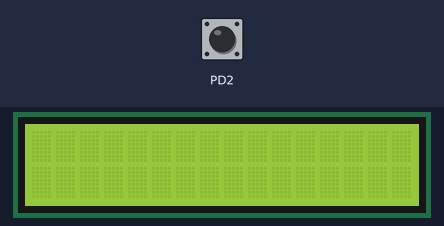
A program run on a simulated ATmega32, built with avr-gcc and emulated at 16 MHz. Parts: 16×2 character LCD. Wiring (inferred from the names in the program): character LCD (HD44780): RS PB1; R/W PB3; E PB2; data PA0, PA1, PA2, PA3, PA4, PA5, PA6, PA7. The inputs (shaded band) are chosen by the test bench; at power-on: PD2 LOW.

Above: at 1.2 s.
1.3 s: PD2 driven HIGH
At 2.5 s:
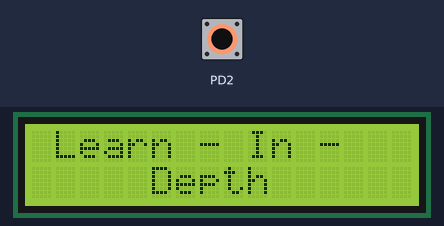
2.8 s: PD2 pulsed LOW 2 times (0.12 s each, 0.3 s apart)
At 3.4 s:
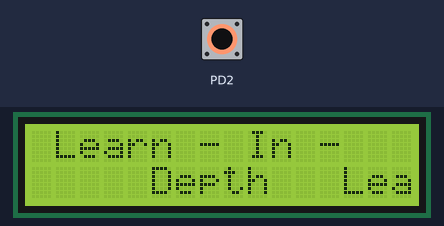
Timing chart, 0 to 5.8 s (numbered marks = the images above; inputs shaded):
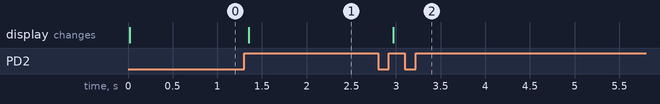

Measured:
- after the input at 1.3 s, the display: changes after 0.05 s (image 1)
- after the input at 2.8 s, the display: changes after 0.17 s (image 2)

The program:

main.c
```c
/*
 * main_app
 *
 * Created: 30/08/2022
 * Author: Salama mohamed
 */


#include "GPIO_Driver.h"
#include "EXTI_Driver.h"
#include "LCD.h"

int flag =1;

void GPIO_init (void)
{
	GPIO_Pinconfig_t config ;

	config.GPIO_MODE =  GPIO_MODE_OUTPUT ;
	config.pinNumber = GPIO_PIN_6 ;
	MCAL_GPIO_Init( GPIOB , & config ) ;
}

void EXTI_0 (void)
{
	flag=1;
	LCD_String(" Learn - In -  ");
	LCD_cmd( Jump_to_second_line );
	LCD_String("    Depth  ");
	_delay_ms(1000);
}

void EXTI_init (void)
{
		EXTI_PinConfig_t Config;
		Config.EXTI_Number = EXTI_INT0 ;
		Config.Trigger_case = EXTI_Trigger_Falling;
		Config.P_IRQ_CALL = EXTI_0;
		Config.EXTI_EN = EXTI_IRQ_Enable ;
		MCAL_EXTI_GPIO_Init(&Config);
}


int main(void)
{


    LCD_init() ;
	EXTI_init();
    while (1)
    {

		if(flag==1)
		{
			lcd_Clear();
			flag=0;
		}
    }
}
```

EXTI_Driver.c
```c
/*
 * EXTI_Driver.c
 *
 * Created: 30/08/2022
 * Author: Salama mohamed
 */

#include "EXTI_Driver.h"
/*
 * ===============================================================
 *
 *                      Generic Variable
 *
 * ===============================================================
 */

void (*GP_IRQ_CALL[3])(void);

//=========================================================================================


/*
 * ===============================================================
 *
 *                      Generic Macro
 *
 * ===============================================================
 */


//==========================================================================================


/*
 * ===============================================================
 *
 *                      Generic Function
 *
 * ===============================================================
 */


//====================================================================================================


/*
 * ===============================================================
 *
 *                      API Function Definitions
 *
 * ===============================================================
 */


/**================================================================
* @Fn				-MCAL_EXTI_GPIO_Init
* @brief		  	-Initializes the EXTI [0-3] according to the specified parameters in the EXTI_Config
* 					 @ ref  EXTI_Define And @ ref  EXTI_Trigger_Define Trigger and @ ref  EXTI_IRQ_Define to enable and disable
* @param [in] 		-EXTI_Config: configuration information for the specified EXTI from 0 to 2
* 					 take a pointer to function (this function calling at interrupt)
* @retval 			-none
* Note				-none
*/

void MCAL_EXTI_GPIO_Init(EXTI_PinConfig_t* EXTI_Config)
{
	GPIO_Pinconfig_t pin ;// used to set GPIO

	if ( EXTI_Config->EXTI_Number == EXTI_INT0 )
	{
		//1 GPIO INPUT PORTD PIN 2
		pin.pinNumber = GPIO_PIN_2 ;
		pin.GPIO_MODE = GPIO_MODE_INPUT_FLO ;
		MCAL_GPIO_Init(GPIOD , &pin ) ;

		// 2 Set Rising and Falling
		// Clear
		EXTI->MCUCR &=~(0X3) ;
		// set
		if( EXTI_Config->Trigger_case == EXTI_Trigger_Falling )
		{
			EXTI->MCUCR |= 0X3 ;
		}
		else if ( EXTI_Config->Trigger_case == EXTI_Trigger_Rising )
		{
			EXTI->MCUCR |= 0X2 ;
		}
		else
		{
			EXTI->MCUCR |= 0X1 ;
		}

		//3 IRQ Function Call
		GP_IRQ_CALL[EXTI_Config->EXTI_Number] = EXTI_Config->P_IRQ_CALL ;

		//4 Enable EXTI
		if( EXTI_Config->EXTI_EN == EXTI_IRQ_Enable)
		{
			EXTI_GLOBAL_Enable()	;
			EXTI_INT0_Enable()		;
		}
		else
		{
			EXTI_GLOBAL_Disable()	;
			EXTI_INT0_Disable()		;
		}

	}
	else if ( EXTI_Config->EXTI_Number == EXTI_INT1 )
	{
		//1 GPIO INPUT PORTD PIN 3
		pin.pinNumber = GPIO_PIN_3 ;
		pin.GPIO_MODE = GPIO_MODE_INPUT_FLO ;
		MCAL_GPIO_Init(GPIOD , &pin ) ;

		// 2 Set Rising and Falling
		// Clear
		EXTI->MCUCR &=~(0X3 << 2 ) ;
		// set
		if( EXTI_Config->Trigger_case == EXTI_Trigger_Falling )
		{
			EXTI->MCUCR |= ( 0X3 <<2 ) ;
		}
		else if ( EXTI_Config->Trigger_case == EXTI_Trigger_Rising )
		{
			EXTI->MCUCR |= ( 0X2 << 2 ) ;
		}
		else
		{
			EXTI->MCUCR |= ( 0X1 << 2 ) ;
		}

		//3 IRQ Function Call
		GP_IRQ_CALL[EXTI_Config->EXTI_Number] = EXTI_Config->P_IRQ_CALL ;

		//4 Enable EXTI
		if( EXTI_Config->EXTI_EN == EXTI_IRQ_Enable)
		{
			EXTI_GLOBAL_Enable()	;
			EXTI_INT1_Enable()		;
		}
		else
		{
			EXTI_GLOBAL_Disable()	;
			EXTI_INT1_Disable()		;
		}
	}
	else
	{
		//1 GPIO INPUT PORTB PIN 2
		pin.pinNumber = GPIO_PIN_2 ;
		pin.GPIO_MODE = GPIO_MODE_INPUT_FLO ;
		MCAL_GPIO_Init(GPIOB , &pin ) ;

		// 2 Set Rising and Falling
		// Clear
		EXTI->MCUCSR &=~( 1 << 6 ) ;
		// set
		if( EXTI_Config->Trigger_case == EXTI_Trigger_Falling )
		{
			EXTI->MCUCSR &=~( 1 << 6 ) ;
		}
		else if ( EXTI_Config->Trigger_case == EXTI_Trigger_Rising )
		{
			EXTI->MCUCSR |=( 1 << 6 ) ;
		}

		//3 IRQ Function Call
		GP_IRQ_CALL[EXTI_Config->EXTI_Number] = EXTI_Config->P_IRQ_CALL ;

		//4 Enable EXTI
		if( EXTI_Config->EXTI_EN == EXTI_IRQ_Enable)
		{
			EXTI_GLOBAL_Enable()	;
			EXTI_INT2_Enable()		;
		}
		else
		{
			EXTI_GLOBAL_Disable()	;
			EXTI_INT2_Disable()		;
		}

	}
}


/**================================================================
* @Fn				-MCAL_EXTI_GPIO_DeInit
* @brief		  	-Reset all the EXTI Register
* @retval 			-none
* Note				-none
*/

void MCAL_EXTI_GPIO_DeInit(void)
{
	EXTI_GLOBAL_Disable()		;
	EXTI->MCUCSR &=~( 1 << 6 )	;
	EXTI->MCUCR &=~( 0XF )		;
	EXTI_INT0_Disable()			;
	EXTI_INT1_Disable()			;
	EXTI_INT2_Disable()			;
}

//=========================================================================================================

/*
 * ===============================================================
 *
 *                      ISR Function Definitions
 *
 * ===============================================================
 */


void __vector_1 (void) __attribute__((signal));
void __vector_1 (void)
{
	//Call function
	GP_IRQ_CALL[0]();
}


void __vector_2 (void) __attribute__((signal));
void __vector_2 (void)
{
	//Call function
	GP_IRQ_CALL[1]();
}


void __vector_3 (void) __attribute__((signal));
void __vector_3 (void)
{
	//Call function
	GP_IRQ_CALL[2]();
}
```

Atmega32.h
```c
/*
 * Atmega32.h
 *
 * Created: 30/08/2022
 * Author: Salama mohamed
 */


#ifndef ATMEGA32_H_
#define ATMEGA32_H_

#define F_CPU 16000000UL
#include <util/delay.h>

//-----------------------------
//Includes
//-----------------------------
#include <stdint.h>
#include <stdlib.h>


//-----------------------------
//Base addresses for Memories
//-----------------------------

#define  GPIOA_Base				0X39

#define  GPIOB_Base				0X36

#define  GPIOC_Base				0X33

#define  GPIOD_Base			    0X30

#define  EXTI_Base				0X54

#define SREG					*((volatile uint8_t*)0X5F)  // Global Interrupt Enable (bit number 7 )

#define GICR					*((volatile uint8_t*)0X5B)  //  Interrupt Enable (bit number 7 and 6 and 5 )


//==============================================================================

//-*-*-*-*-*-*-*-*-*-*-*-
//Peripheral register:
//-*-*-*-*-*-*-*-*-*-*-*

typedef struct
{
	uint8_t  PIN   ;
	uint8_t  DDR   ;
	uint8_t  PORT  ;
}GPIO_TypeDef;


typedef struct
{
	uint8_t  MCUCSR   ;
	uint8_t  MCUCR    ;
}EXTI_TypeDef;

//===============================================================================

//-*-*-*-*-*-*-*-*-*-*-*-
//Peripheral Instants:
//-*-*-*-*-*-*-*-*-*-*-*

#define GPIOA		((GPIO_TypeDef*)GPIOA_Base)
#define GPIOB		((GPIO_TypeDef*)GPIOB_Base)
#define GPIOC		((GPIO_TypeDef*)GPIOC_Base)
#define GPIOD		((GPIO_TypeDef*)GPIOD_Base)

#define EXTI		((EXTI_TypeDef*)EXTI_Base)

//=========================================

//=====================================================================================================
//-*-*-*-*-*-*-*-*-*-*-*-
//EXTI Enable Macros:
//-*-*-*-*-*-*-*-*-*-*-*
#define EXTI_GLOBAL_Enable()							(SREG |=1<<7)
#define EXTI_INT1_Enable()								(GICR |=1<<7)
#define EXTI_INT0_Enable()								(GICR |=1<<6)
#define EXTI_INT2_Enable()								(GICR |=1<<5)

//-*-*-*-*-*-*-*-*-*-*-*-
//EXTI Disable Macros:
//-*-*-*-*-*-*-*-*-*-*-*
#define EXTI_GLOBAL_Disable()							(SREG &=~(1<<7))
#define EXTI_INT1_Disable()								(GICR &=~(1<<7))
#define EXTI_INT0_Disable()								(GICR &=~(1<<6))
#define EXTI_INT2_Disable()								(GICR &=~(1<<5))
//======================================================================================================

#endif /* ATMEGA32_H_ */
```

EXTI_Driver.h
```c
/*
 * EXTI_Driver.h
 *
 * Created: 30/08/2022
 * Author: Salama mohamed
 */


#ifndef EXTI_DRIVER_H_
#define EXTI_DRIVER_H_

#include "Atmega32.h"
#include "GPIO_Driver.h"


//-----------------------------
//User type definitions (structures)
//-----------------------------

typedef struct
{
	uint8_t 			EXTI_Number ;					  //specified the EXTI  Number--. (INT0 , INT1 , INT2 ).
													     //this parameter must be set based on  @ ref  EXTI_Define

	uint8_t				Trigger_case;  				   //specified Rising or Falling or Both Trigger  .
													  //this parameter must be set based on  @ ref  EXTI_Trigger_Define

	uint8_t				EXTI_EN;  				    //Enable or Disable EXTI_IRQ (EXTI MASK and EXTI Global) .
												   //this parameter must be set based on  @ ref  EXTI_IRQ_Define

	void (*P_IRQ_CALL)(void);                   // set the function which will be call at IRQ happen
}EXTI_PinConfig_t;

//==================================================================


//-----------------------------
//Macros Configuration References
//-----------------------------

//@ ref  EXTI_Define
#define EXTI_INT0								0
#define EXTI_INT1								1
#define EXTI_INT2								2


//@ ref  EXTI_Trigger_Define
/*
(INT2 Act as falling or rising only )
If ISC2 is written to zero, a
falling edge on INT2 activates the interrupt. If ISC2 is written to one, a rising edge on
INT2 activates the interrupt.
*/
#define EXTI_Trigger_Rising			  			0
#define EXTI_Trigger_Falling					1
#define EXTI_Trigger_Rising_and_Falling			2


//@ ref  EXTI_IRQ_Define
#define EXTI_IRQ_Disable			  			0
#define EXTI_IRQ_Enable					        1

//==========================================================================


/*
* ===============================================
* APIs Supported by "MCAL EXTI DRIVER"
* ===============================================
*/

void MCAL_EXTI_GPIO_Init(EXTI_PinConfig_t* EXTI_Config);
void MCAL_EXTI_GPIO_DeInit(void);
void MCAL_EXTI_GPIO_Update(EXTI_PinConfig_t* EXTI_Config);

//===============================================================================


#endif /* EXTI_DRIVER_H_ */
```

LCD.c
```c
/*
 * LCD.c
 *
 * Created: 30/08/2022
 * Author: Salama mohamedd
 */

#include "LCD.h"

#define _8_bit_mode

void LCD_init(void)
{
	GPIO_Pinconfig_t config ;

	// set port lcd_data as output
	config.GPIO_MODE =  GPIO_MODE_OUTPUT ;
	config.pinNumber = GPIO_PIN_0 ;
	MCAL_GPIO_Init( lcd_Data_Direction , & config ) ;

	config.GPIO_MODE =  GPIO_MODE_OUTPUT ;
	config.pinNumber = GPIO_PIN_1 ;
	MCAL_GPIO_Init( lcd_Data_Direction , & config ) ;

	config.GPIO_MODE =  GPIO_MODE_OUTPUT ;
	config.pinNumber = GPIO_PIN_2 ;
	MCAL_GPIO_Init( lcd_Data_Direction , & config ) ;

	config.GPIO_MODE =  GPIO_MODE_OUTPUT ;
	config.pinNumber = GPIO_PIN_3 ;
	MCAL_GPIO_Init( lcd_Data_Direction , & config ) ;

	config.GPIO_MODE =  GPIO_MODE_OUTPUT ;
	config.pinNumber = GPIO_PIN_4 ;
	MCAL_GPIO_Init( lcd_Data_Direction , & config ) ;

	config.GPIO_MODE =  GPIO_MODE_OUTPUT ;
	config.pinNumber = GPIO_PIN_5 ;
	MCAL_GPIO_Init( lcd_Data_Direction , & config ) ;

	config.GPIO_MODE =  GPIO_MODE_OUTPUT ;
	config.pinNumber = GPIO_PIN_6 ;
	MCAL_GPIO_Init( lcd_Data_Direction , & config ) ;

	config.GPIO_MODE =  GPIO_MODE_OUTPUT ;
	config.pinNumber = GPIO_PIN_7 ;
	MCAL_GPIO_Init( lcd_Data_Direction , & config ) ;

	// set en rs rw as outpit
	config.GPIO_MODE =  GPIO_MODE_OUTPUT ;
	config.pinNumber = en ;
	MCAL_GPIO_Init( lcd_control_Direction , & config ) ;

	config.GPIO_MODE =  GPIO_MODE_OUTPUT ;
	config.pinNumber = rs ;
	MCAL_GPIO_Init( lcd_control_Direction , & config ) ;

	config.GPIO_MODE =  GPIO_MODE_OUTPUT ;
	config.pinNumber = RW ;
	MCAL_GPIO_Init( lcd_control_Direction , & config ) ;

	_delay_ms(20);
#ifdef _8_bit_mode
	LCD_cmd(_2L_8b);                              // 2 line 5*7 matrix in 4-bit mode
	LCD_cmd(Display_on_Cursor_off);              // Display on cursor off
	LCD_cmd(Entry_Mode);                        // take cursor to next position "shift cursor to right"
	LCD_cmd(Clear_Display);                    // Clear display screen
	_delay_ms(2);
#endif
#ifdef _4_bit_mode
	LCD_cmd(0x02);                // send for 4 bit initialization of LCD "shift cursor to left"
	LCD_cmd(_2L_4b);                              // 2 line 5*7 matrix in 4-bit mode
	LCD_cmd(Entry_Mode);                        // take cursor to next position "shift cursor to right"
	LCD_cmd(beginning_of_the_first_line);
	LCD_cmd(Display_on_Cursor_blinking);              // Display on cursor off
	LCD_cmd(Clear_Display);                    // Clear display screen
	_delay_ms(2);
#endif
}

void LCD_cmd( unsigned char cmd )
{
#ifdef _8_bit_mode
	MCAL_GPIO_WritePort( lcd_Data_Port , cmd ) ;			           // send command
	MCAL_GPIO_WritePin( lcd_control_Port , rs , GPIO_PIN_RESET ) ;    // RS =0 Select commend register
	MCAL_GPIO_WritePin( lcd_control_Port , RW , GPIO_PIN_RESET ) ;   // R/W=0 i.e MODE Write
	MCAL_GPIO_WritePin( lcd_control_Port , en , GPIO_PIN_SET )   ;
	_delay_us(1);
	MCAL_GPIO_WritePin( lcd_control_Port , en , GPIO_PIN_RESET ) ;
	_delay_us(200);
#endif
#ifdef _4_bit_mode
	MCAL_GPIO_WritePort(lcd_Data_Port, (cmd & 0XF0));
	MCAL_GPIO_WritePin(lcd_control_Port,rs,GPIO_PIN_RESET);            // rs=0 i.e select command reg
	MCAL_GPIO_WritePin(lcd_control_Port,RW,GPIO_PIN_RESET);					 // R/W=0 i.e MODE Write
	MCAL_GPIO_WritePin(lcd_control_Port,en,GPIO_PIN_SET);					// give high pulse to enable pin
	_delay_us(1);
	MCAL_GPIO_WritePin(lcd_control_Port,en,GPIO_PIN_RESET);				 // give low pulse to enable pin
	_delay_us(200);
	MCAL_GPIO_WritePort(lcd_Data_Port, ( cmd & 0X0F) << 4);               //sending lower nibble of 8 bit
	MCAL_GPIO_WritePin(lcd_control_Port,rs,GPIO_PIN_RESET);            // rs=0 i.e select command reg
	MCAL_GPIO_WritePin(lcd_control_Port,RW,GPIO_PIN_RESET);					 // R/W=0 i.e MODE Write
	MCAL_GPIO_WritePin(lcd_control_Port,en,GPIO_PIN_SET);					// give high pulse to enable pin
	_delay_us(1);
	MCAL_GPIO_WritePin(lcd_control_Port,en,GPIO_PIN_RESET);				 // give low pulse to enable pin
	_delay_ms(2);
#endif
}

void lcd_Clear()
{
	LCD_cmd (0x01);                   // send hex 01 to Clear display
	_delay_ms(2);
	LCD_cmd(0x80);                   // send hex 80 to Force Cursor to beginning of 1st line
}

void GOTO_XY(unsigned char line , unsigned char posision)
{
	if (line==0)
	{
		if(posision>=0 && posision<16)
			LCD_cmd(0X80+posision);
	}
	else if (line==1)
	{
		if(posision>=0 && posision<16)
			LCD_cmd(0XC0+posision);
	}
}

void LCD_Character( unsigned char character )
{
#ifdef _8_bit_mode
	MCAL_GPIO_WritePort( lcd_Data_Port , character ) ;			           // send character
	MCAL_GPIO_WritePin( lcd_control_Port , rs , GPIO_PIN_SET ) ;    // RS =0 Select DATA register
	MCAL_GPIO_WritePin( lcd_control_Port , RW , GPIO_PIN_RESET ) ;   // R/W=0 i.e MODE Write
	MCAL_GPIO_WritePin( lcd_control_Port , en , GPIO_PIN_SET )   ;
	_delay_us(1);
	MCAL_GPIO_WritePin( lcd_control_Port , en , GPIO_PIN_RESET ) ;
	_delay_ms(2);
#endif
#ifdef _4_bit_mode
	MCAL_GPIO_WritePort(lcd_Data_Port, (character & 0XF0));
	MCAL_GPIO_WritePin(lcd_control_Port,rs,GPIO_PIN_SET);            // rs=0 i.e select DATA reg
	MCAL_GPIO_WritePin(lcd_control_Port,RW,GPIO_PIN_RESET);					 // R/W=0 i.e MODE Write
	MCAL_GPIO_WritePin(lcd_control_Port,en,GPIO_PIN_SET);					// give high pulse to enable pin
	_delay_us(1);
	MCAL_GPIO_WritePin(lcd_control_Port,en,GPIO_PIN_RESET);				 // give low pulse to enable pin
	_delay_us(200);
	MCAL_GPIO_WritePort(lcd_Data_Port, ( character & 0X0F) << 4);               //sending lower nibble of 8 bit i.e 1byte
	MCAL_GPIO_WritePin(lcd_control_Port,rs,GPIO_PIN_SET);            // rs=0 i.e select DATA reg
	MCAL_GPIO_WritePin(lcd_control_Port,RW,GPIO_PIN_RESET);					 // R/W=0 i.e MODE Write
	MCAL_GPIO_WritePin(lcd_control_Port,en,GPIO_PIN_SET);					// give high pulse to enable pin
	_delay_us(1);
	MCAL_GPIO_WritePin(lcd_control_Port,en,GPIO_PIN_RESET);				 // give low pulse to enable pin
	_delay_ms(2);
#endif
}

void LCD_String (char *string)
{
	int count=0;
	while(*string)
	{
		count++;
		LCD_Character(*string++);
		if (count==16)
		{
			GOTO_XY(1,0);
		}
		else if(count==32)
		{
			_delay_ms(500);
			lcd_Clear();
			GOTO_XY(0,0);
			count=0;
		}
	}
}
```

Source omitted: LCD.h (2584 bytes), GPIO_Driver.c (4352 bytes), GPIO_Driver.h (2146 bytes)
